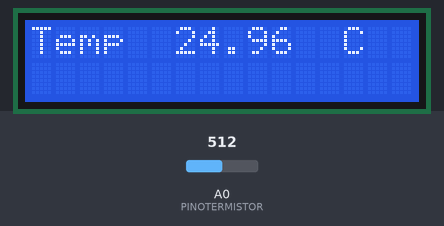
The sketch below on a simulated Arduino Mega 2560, built with avr-gcc and run on an emulated ATmega2560. Shown: 16×2 character LCD. Inputs (shaded band) come from the test bench; at power-on: A0 (PINOTERMISTOR) = 512.

Above: at 1.2 s.
1.3 s: A0 (PINOTERMISTOR) set to 716
At 3.4 s:
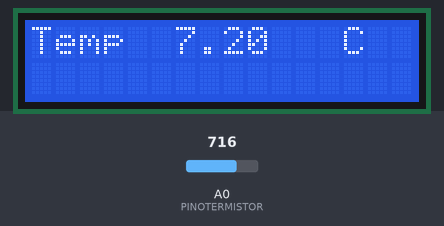
3.7 s: A0 (PINOTERMISTOR) set to 900
At 5.4 s:
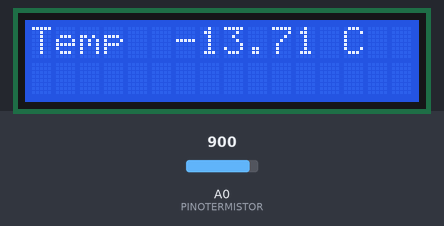
5.8 s: A0 (PINOTERMISTOR) set to 1023
At 7.4 s:
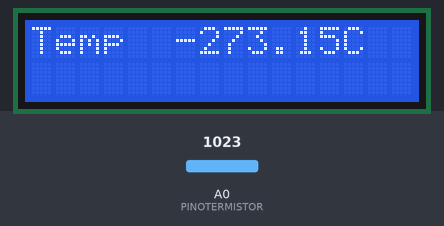
Timing chart, 0 to 8.9 s (numbered marks = the images above; inputs shaded):
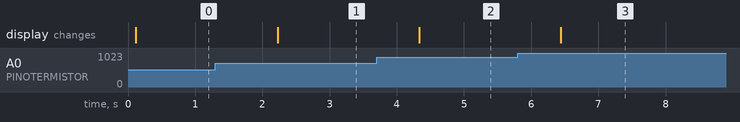

Measured:
- after the input at 1.3 s, the display: changes after 0.93 s (image 1)
- after the input at 3.7 s, the display: changes after 0.63 s (image 2)
- after the input at 5.8 s, the display: changes after 0.64 s (image 3)

The sketch:

Thermometer.ino
```cpp
#include <LiquidCrystal.h>

// Pin, an dem der Thermistor angeschlossen ist
#define PINOTERMISTOR A0
// Nenntemperaturwert für den Thermistor
#define TERMISTORNOMINAL 10000
// Nenntemperatur auf dem Datenblatt
#define TEMPERATURENOMINAL 25
// Anzahl der Proben
#define NUMAMOSTRAS 5
// Beta-Wert für unseren Thermistor
#define BCOEFFICIENT 3977
// Wert des Serienwiderstandes
#define SERIESRESISTOR 10000


int tempPin = 0;
//                BS  E  D4 D5  D6 D7
LiquidCrystal lcd(7, 8, 9, 10, 11, 12);

int amostra[NUMAMOSTRAS];
int i;

void setup() {
Serial.begin(9600);
lcd.begin(16, 2);
analogReference(EXTERNAL);
}

void loop(void) {
float media;

for (i=0; i< NUMAMOSTRAS; i++) {
amostra[i] = analogRead(PINOTERMISTOR);
delay(10);
}

media = 0;
for (i=0; i< NUMAMOSTRAS; i++) {
media += amostra[i];
}
media /= NUMAMOSTRAS;
// Umwandlung des thermischen Spannungswertes in Widerstand
media = 1023 / media - 1;
media = SERIESRESISTOR / media;

//Berechnen Sie die Temperatur mit der Beta-Faktor-Gleichung weiteres zur Gleichung bei google
float temperatura;
temperatura = media / TERMISTORNOMINAL;     // (R/Ro)
temperatura = log(temperatura); // ln(R/Ro)
temperatura /= BCOEFFICIENT;                   // 1/B * ln(R/Ro)
temperatura += 1.0 / (TEMPERATURENOMINAL + 273.15); // + (1/To)
temperatura = 1.0 / temperatura;                 // Invertiert den Wert
temperatura -= 273.15;                         // Umwandeln nach Celsius

//Serial.print("The sensor temperature is: ");
//Serial.print(temperatura);
//Serial.println(" *C");


lcd.setCursor(0, 0);
  lcd.print("Temp         C  ");

  lcd.setCursor(6, 0);
  // Anzeige Temperatur in C
  lcd.print(temperatura);


delay(1000);
}
```
